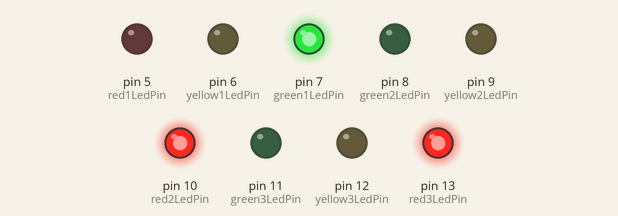
Recording of a sketch running on a simulated Arduino Uno, built with avr-gcc and run on an emulated ATmega328P. On the bench: output pins drawn as LEDs (lit = HIGH).

Above: at 1.0 s.
At 3.0 s:
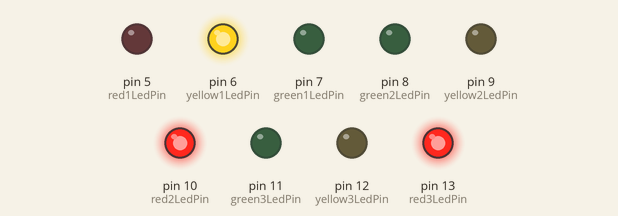
At 5.0 s:
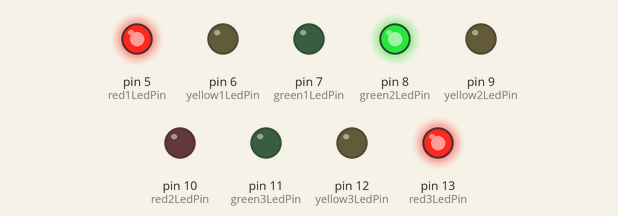
At 7.0 s:
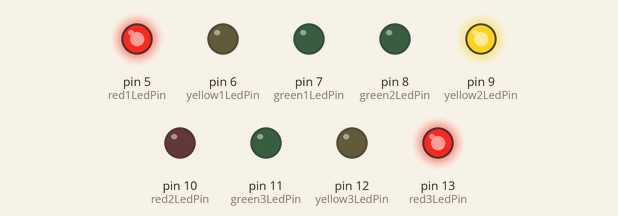
At 9.0 s:
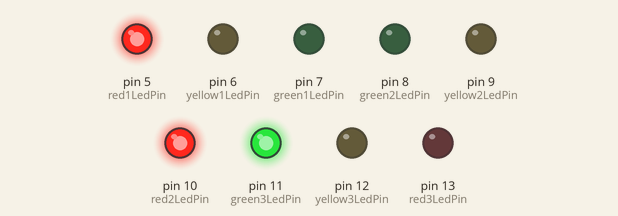
At 11.0 s:
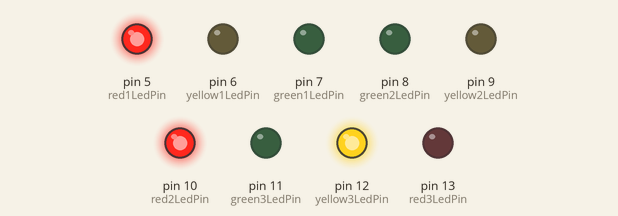
Timing chart, 0 to 15.6 s (numbered marks = the images above):
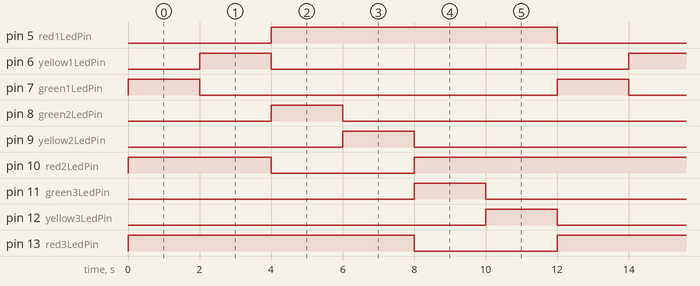

The sketch:

sketch.ino
```cpp
int red1LedPin = 5;
int yellow1LedPin = 6;
int green1LedPin = 7;
int red2LedPin = 10;
int yellow2LedPin = 9;
int green2LedPin = 8;
int red3LedPin = 13;
int yellow3LedPin = 12;
int green3LedPin = 11;

void setup() {
  // put your setup code here, to run once:
pinMode(red1LedPin, OUTPUT);
pinMode(yellow1LedPin, OUTPUT);
pinMode(green1LedPin, OUTPUT);
pinMode(red2LedPin, OUTPUT);
pinMode(yellow2LedPin, OUTPUT);
pinMode(green2LedPin, OUTPUT);
pinMode(red3LedPin, OUTPUT);
pinMode(yellow3LedPin, OUTPUT);
pinMode(green3LedPin, OUTPUT);
digitalWrite(red1LedPin, HIGH);
digitalWrite(red2LedPin, HIGH);
digitalWrite(red3LedPin, HIGH);
}

void loop() {
  // put your main code here, to run repeatedly:
jalan_satu();
jalan_dua();
jalan_tiga();

}

void jalan_satu() {
  digitalWrite(red1LedPin, LOW);
  digitalWrite(green1LedPin, HIGH);
  delay(2000);
  digitalWrite(green1LedPin, LOW);
  digitalWrite(yellow1LedPin, HIGH);
  delay(2000);
  digitalWrite(yellow1LedPin, LOW);
  digitalWrite(red1LedPin, HIGH);
}

void jalan_dua() {
  digitalWrite(red2LedPin, LOW);
  digitalWrite(green2LedPin, HIGH);
  delay(2000);
  digitalWrite(green2LedPin, LOW);
  digitalWrite(yellow2LedPin, HIGH);
  delay(2000);
  digitalWrite(yellow2LedPin, LOW);
  digitalWrite(red2LedPin, HIGH);
}

void jalan_tiga() {
  digitalWrite(red3LedPin, LOW);
  digitalWrite(green3LedPin, HIGH);
  delay(2000);
  digitalWrite(green3LedPin, LOW);
  digitalWrite(yellow3LedPin, HIGH);
  delay(2000);
  digitalWrite(yellow3LedPin, LOW);
  digitalWrite(red3LedPin, HIGH);

}
```

Measured:
- by itself, pin 5 (red1LedPin), pin 10 (red2LedPin), pin 13 (red3LedPin): alternates HIGH for 8.0 s and LOW for 4.0 s
- by itself, pin 6 (yellow1LedPin), pin 7 (green1LedPin), pin 8 (green2LedPin), pin 9 (yellow2LedPin), pin 11 (green3LedPin), pin 12 (yellow3LedPin): alternates HIGH for 2.0 s and LOW for 10.0 s
- by itself, everything shown: repeats every 12.0 s, in 7 steps
